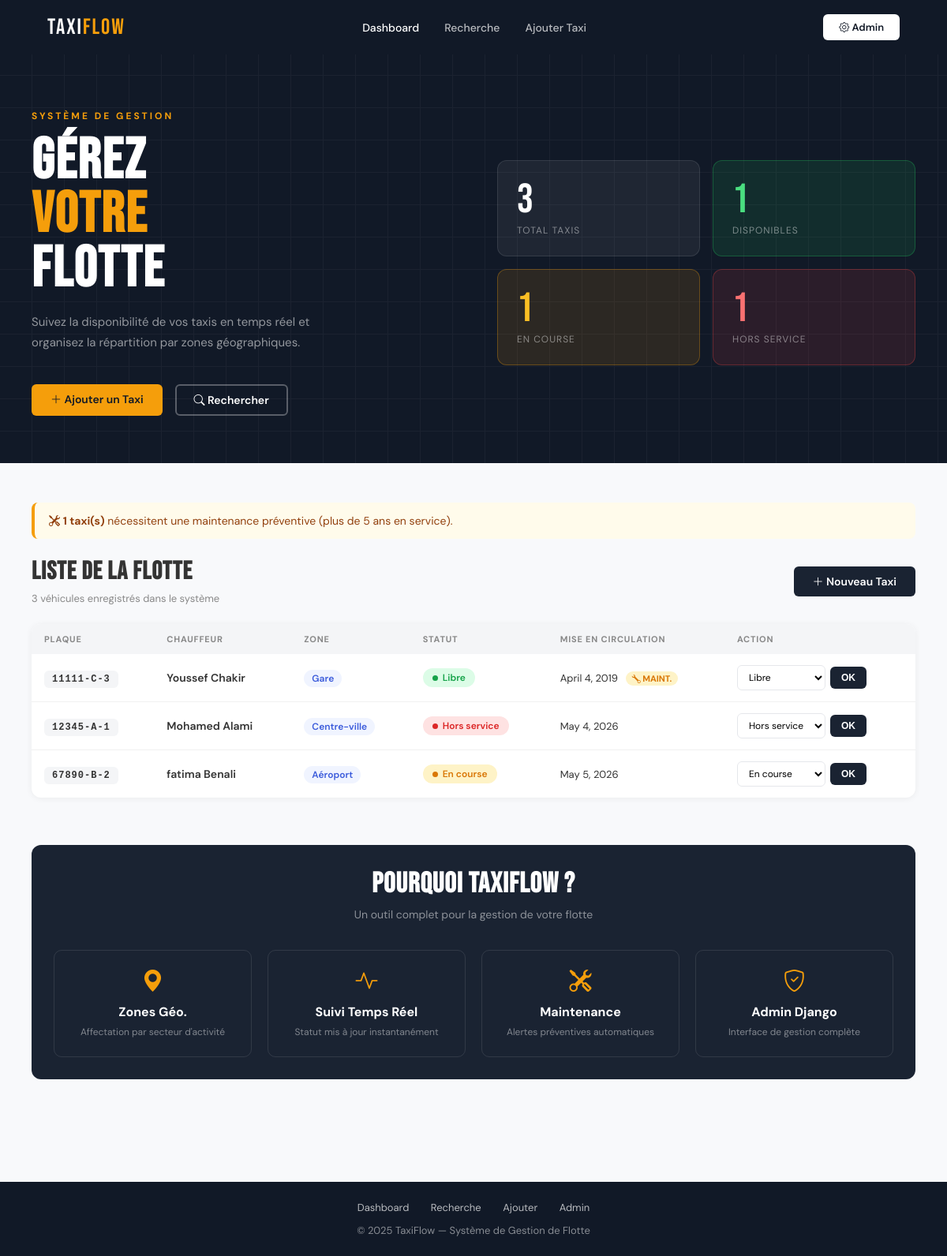
The page / on the database its author committed.
### gestion/models.py (models this page shows, shortened)
class Taxi(models.Model):
    STATUT_CHOICES = [
        ('libre', 'Libre'),
        ('en_course', 'En course'),
        ('hors_service', 'Hors service'),
    ]
    plaque = models.CharField(max_length=20, unique=True, verbose_name="Plaque d'immatriculation")
    chauffeur = models.ForeignKey(
        Chauffeur,
        on_delete=models.SET_NULL,
        null=True, blank=True,
        verbose_name="Chauffeur assigné"
    )
    disponibilite = models.BooleanField(default=True, verbose_name="Disponible")
    statut = models.CharField(max_length=20, choices=STATUT_CHOICES, default='libre', verbose_name="Statut")
    zone = models.ForeignKey(
        Zone,
        on_delete=models.SET_NULL,
        null=True, blank=True,
        verbose_name="Zone d'opération"
    )
    date_mise_circulation = models.DateField(verbose_name="Date de mise en circulation")
    @property
    def necessite_maintenance(self):
        from datetime import date
        age = (date.today() - self.date_mise_circulation).days // 365
        return age >= 5
    class Meta:
        verbose_name = "Taxi"
        verbose_name_plural = "Taxis"
        ordering = ['plaque']

class Chauffeur(models.Model):
    nom = models.CharField(max_length=100, verbose_name="Nom")
    prenom = models.CharField(max_length=100, verbose_name="Prénom")
    numero_permis = models.CharField(max_length=50, unique=True, verbose_name="N° Permis")
    telephone = models.CharField(max_length=20, verbose_name="Téléphone")
    def __str__(self):
        return f"{self.prenom} {self.nom}"
    class Meta:
        verbose_name = "Chauffeur"
        verbose_name_plural = "Chauffeurs"

class Zone(models.Model):
    nom_zone = models.CharField(max_length=100, verbose_name="Nom de la zone")
    tarif_base = models.DecimalField(max_digits=8, decimal_places=2, verbose_name="Tarif de base (MAD)")
    def __str__(self):
        return self.nom_zone
    class Meta:
        verbose_name = "Zone"
        verbose_name_plural = "Zones"

### gestion/views.py (the view)
# urls.py: path('', views.dashboard, name='dashboard'),
def dashboard(request):
    taxis = Taxi.objects.select_related('chauffeur', 'zone').all()
    total = taxis.count()
    libres = taxis.filter(statut='libre').count()
    en_course = taxis.filter(statut='en_course').count()
    hors_service = taxis.filter(statut='hors_service').count()
    maintenance = [t for t in taxis if t.necessite_maintenance]
    context = {
        'taxis': taxis,
        'total': total,
        'libres': libres,
        'en_course': en_course,
        'hors_service': hors_service,
        'maintenance_count': len(maintenance),
    }
    return render(request, 'gestion/dashboard.html', context)

### gestion/templates/gestion/dashboard.html (shortened to what this page needs)
{% extends 'gestion/base.html' %}
{% block nav_home %}active{% endblock %}
{% block content %}
<section style="background: var(--darker); padding: 70px 0 60px; position:relative; overflow:hidden;">
    <div style="position:absolute;top:0;left:0;right:0;bottom:0;opacity:0.04;background-image:repeating-linear-gradient(0deg,transparent,transparent 40px,white 40px,white 41px),repeating-linear-gradient(90deg,transparent,transparent 40px,white 40px,white 41px);"></div>
    <div class="container" style="position:relative;">
        <div class="grid-2" style="align-items:center; gap: 60px;">
            <div>
                <p style="color:var(--course);font-size:12px;font-weight:700;letter-spacing:3px;text-transform:uppercase;margin-bottom:16px;">
                    SYSTÈME DE GESTION
                </p>
                <h1 style="font-family:'Bebas Neue',sans-serif;font-size:72px;color:white;line-height:0.95;letter-spacing:2px;">
                    GÉREZ<br><span style="color:var(--course);">VOTRE</span><br>FLOTTE
                </h1>
                <p style="color:rgba(255,255,255,0.55);font-size:15px;margin-top:20px;line-height:1.7;max-width:380px;">
                    Suivez la disponibilité de vos taxis en temps réel et organisez la répartition par zones géographiques.
                </p>
                <div class="flex gap-3 mt-4">
                    <a href="/ajouter/" class="btn-primary" style="background:var(--course);color:var(--darker);">
                        <i class="bi bi-plus-lg"></i> Ajouter un Taxi
                    </a>
                    <a href="/recherche/" class="btn-outline" style="border-color:rgba(255,255,255,0.3);color:white;">
                        <i class="bi bi-search"></i> Rechercher
                    </a>
                </div>
            </div>
            <div style="display:grid;grid-template-columns:1fr 1fr;gap:16px;">
                <div style="background:rgba(255,255,255,0.06);border:1px solid rgba(255,255,255,0.1);border-radius:12px;padding:24px;">
                    <div style="font-family:'Bebas Neue',sans-serif;font-size:52px;color:white;line-height:1;">{{ total }}</div>
                    <div style="font-size:12px;color:rgba(255,255,255,0.45);margin-top:4px;text-transform:uppercase;letter-spacing:1px;">Total Taxis</div>
                </div>
                <div style="background:rgba(34,197,94,0.12);border:1px solid rgba(34,197,94,0.3);border-radius:12px;padding:24px;">
                    <div style="font-family:'Bebas Neue',sans-serif;font-size:52px;color:#4ade80;line-height:1;">{{ libres }}</div>
                    <div style="font-size:12px;color:rgba(255,255,255,0.45);margin-top:4px;text-transform:uppercase;letter-spacing:1px;">Disponibles</div>
                </div>
                <div style="background:rgba(245,158,11,0.12);border:1px solid rgba(245,158,11,0.3);border-radius:12px;padding:24px;">
                    <div style="font-family:'Bebas Neue',sans-serif;font-size:52px;color:#fbbf24;line-height:1;">{{ en_course }}</div>
                    <div style="font-size:12px;color:rgba(255,255,255,0.45);margin-top:4px;text-transform:uppercase;letter-spacing:1px;">En Course</div>
                </div>
                <div style="background:rgba(239,68,68,0.12);border:1px solid rgba(239,68,68,0.3);border-radius:12px;padding:24px;">
                    <div style="font-family:'Bebas Neue',sans-serif;font-size:52px;color:#f87171;line-height:1;">{{ hors_service }}</div>
                    <div style="font-size:12px;color:rgba(255,255,255,0.45);margin-top:4px;text-transform:uppercase;letter-spacing:1px;">Hors Service</div>
                </div>
            </div>
        </div>
    </div>
</section>
<section style="padding: 50px 0;">
    <div class="container">
        {% if maintenance_count > 0 %}
        <div class="alert-warning mb-3">
            <i class="bi bi-tools"></i>
            <strong>{{ maintenance_count }} taxi(s)</strong> nécessitent une maintenance préventive (plus de 5 ans en service).
        </div>
        {% endif %}
        <div class="flex-between mb-3">
            <div>
                <h2 class="section-title" style="font-size:32px;">LISTE DE LA FLOTTE</h2>
                <p class="section-sub" style="font-size:13px;">{{ total }} véhicules enregistrés dans le système</p>
            </div>
            <a href="/ajouter/" class="btn-primary">
                <i class="bi bi-plus-lg"></i> Nouveau Taxi
            </a>
        </div>
        <div class="card" style="padding:0;overflow:hidden;">
            <table>
                <thead>
                    <tr>
                        <th>Plaque</th>
                        <th>Chauffeur</th>
                        <th>Zone</th>
                        <th>Statut</th>
                        <th>Mise en circulation</th>
                        <th>Action</th>
                    </tr>
                </thead>
                <tbody>
                {% for taxi in taxis %}
                <tr>
                    <td><span class="plaque-badge">{{ taxi.plaque }}</span></td>
                    <td>
                        {% if taxi.chauffeur %}
                        <div style="font-weight:600;font-size:14px;">{{ taxi.chauffeur }}</div>
                        {% else %}
                        <span class="text-muted text-sm">—</span>
                        {% endif %}
                    </td>
                    <td>
                        {% if taxi.zone %}
                        <span style="background:#f0f4ff;color:#3b5bdb;padding:3px 10px;border-radius:20px;font-size:12px;font-weight:600;">
                            {{ taxi.zone }}
                        </span>
                        {% else %}
                        <span class="text-muted text-sm">—</span>
                        {% endif %}
                    </td>
                    <td>
                        {% if taxi.statut == 'libre' %}
                            <span class="badge-status badge-libre"><span class="dot"></span>Libre</span>
                        {% elif taxi.statut == 'en_course' %}
                            <span class="badge-status badge-course"><span class="dot"></span>En course</span>
                        {% else %}
                            <span class="badge-status badge-hors"><span class="dot"></span>Hors service</span>
                        {% endif %}
                    </td>
                    <td>
                        <span class="text-sm">{{ taxi.date_mise_circulation }}</span>
                        {% if taxi.necessite_maintenance %}
                        <span style="background:#fef3c7;color:#d97706;padding:2px 8px;border-radius:10px;font-size:11px;font-weight:700;margin-left:6px;">
                            <i class="bi bi-wrench"></i> MAINT.
                        </span>
                        {% endif %}
                    </td>
                    <td>
                        <form method="post" action="/taxi/{{ taxi.id }}/statut/" style="display:flex;gap:6px;align-items:center;">
                            <select name="statut" style="padding:6px 10px;border:1.5px solid #e5e7eb;border-radius:6px;font-size:12px;font-family:'DM Sans',sans-serif;background:white;cursor:pointer;outline:none;">
                                <option value="libre" {% if taxi.statut == 'libre' %}selected{% endif %}>Libre</option>
                                <option value="en_course" {% if taxi.statut == 'en_course' %}selected{% endif %}>En course</option>
                                <option value="hors_service" {% if taxi.statut == 'hors_service' %}selected{% endif %}>Hors service</option>
                            </select>
                            <button type="submit" style="background:var(--dark);color:white;border:none;padding:7px 14px;border-radius:6px;font-size:12px;font-weight:600;cursor:pointer;">OK</button>
                        </form>
                    </td>
                </tr>
                {% endfor %}
                </tbody>
            </table>
        </div>
        <div class="card-dark mt-5">
            <div style="text-align:center;margin-bottom:36px;">
                <h2 style="font-family:'Bebas Neue',sans-serif;font-size:36px;letter-spacing:1px;">POURQUOI TAXIFLOW ?</h2>
                <p style="color:rgba(255,255,255,0.5);font-size:14px;margin-top:8px;">Un outil complet pour la gestion de votre flotte</p>
            </div>
            <div class="grid-4">
                <div style="text-align:center;padding:20px 12px;border:1px solid rgba(255,255,255,0.1);border-radius:10px;">
                    <i class="bi bi-geo-alt-fill" style="font-size:28px;color:var(--course);margin-bottom:10px;display:block;"></i>
                    <div style="font-weight:700;margin-bottom:6px;">Zones Géo.</div>
                    <div style="font-size:12px;color:rgba(255,255,255,0.45);line-height:1.6;">Affectation par secteur d'activité</div>
                </div>
                <div style="text-align:center;padding:20px 12px;border:1px solid rgba(255,255,255,0.1);border-radius:10px;">
                    <i class="bi bi-activity" style="font-size:28px;color:var(--course);margin-bottom:10px;display:block;"></i>
                    <div style="font-weight:700;margin-bottom:6px;">Suivi Temps Réel</div>
                    <div style="font-size:12px;color:rgba(255,255,255,0.45);line-height:1.6;">Statut mis à jour instantanément</div>
                </div>
                <div style="text-align:center;padding:20px 12px;border:1px solid rgba(255,255,255,0.1);border-radius:10px;">
                    <i class="bi bi-tools" style="font-size:28px;color:var(--course);margin-bottom:10px;display:block;"></i>
                    <div style="font-weight:700;margin-bottom:6px;">Maintenance</div>
                    <div style="font-size:12px;color:rgba(255,255,255,0.45);line-height:1.6;">Alertes préventives automatiques</div>
                </div>
                <div style="text-align:center;padding:20px 12px;border:1px solid rgba(255,255,255,0.1);border-radius:10px;">
                    <i class="bi bi-shield-check" style="font-size:28px;color:var(--course);margin-bottom:10px;display:block;"></i>
                    <div style="font-weight:700;margin-bottom:6px;">Admin Django</div>
                    <div style="font-size:12px;color:rgba(255,255,255,0.45);line-height:1.6;">Interface de gestion complète</div>
                </div>
            </div>
        </div>
    </div>
</section>
{% endblock %}

### gestion/templates/gestion/base.html (shortened to what this page needs)
<!DOCTYPE html>
<html lang="fr">
<head>
    <link href="https://cdn.jsdelivr.net/npm/bootstrap-icons@1.11.0/font/bootstrap-icons.css" rel="stylesheet">
</head>
<body>
<nav class="navbar">
    <a href="/" class="navbar-brand">TAXI<span>FLOW</span></a>
    <ul class="nav-links">
        <li><a href="/" class="{% block nav_home %}{% endblock %}">Dashboard</a></li>
        <li><a href="/recherche/" class="{% block nav_search %}{% endblock %}">Recherche</a></li>
        <li><a href="/ajouter/" class="{% block nav_add %}{% endblock %}">Ajouter Taxi</a></li>
    </ul>
    <a href="/admin/" class="btn-admin"><i class="bi bi-gear"></i> Admin</a>
</nav>
{% block content %}{% endblock %}
<footer>
    <div style="margin-bottom:12px">
        <a href="/">Dashboard</a>
        <a href="/recherche/">Recherche</a>
        <a href="/ajouter/">Ajouter</a>
        <a href="/admin/">Admin</a>
    </div>
    © 2025 TaxiFlow — Système de Gestion de Flotte
</footer>
</body>
</html>

### rows shown on the page
Taxi: plaque "11111-C-3", chauffeur "Youssef Chakir", zone "Gare", shows "Libre", date_mise_circulation "April 4, 2019", shows "MAINT.", statut "Libre"
Taxi: plaque "12345-A-1", chauffeur "Mohamed Alami", zone "Centre-ville", shows "Hors service", date_mise_circulation "May 4, 2026", statut "Hors service"
Taxi: plaque "67890-B-2", chauffeur "fatima Benali", zone "Aéroport", shows "En course", date_mise_circulation "May 5, 2026", statut "En course"

### other values the page prints
{{ total }} "3"
{{ libres }} "1"
{{ en_course }} "1"
{{ hors_service }} "1"
{{ maintenance_count }} "1"
